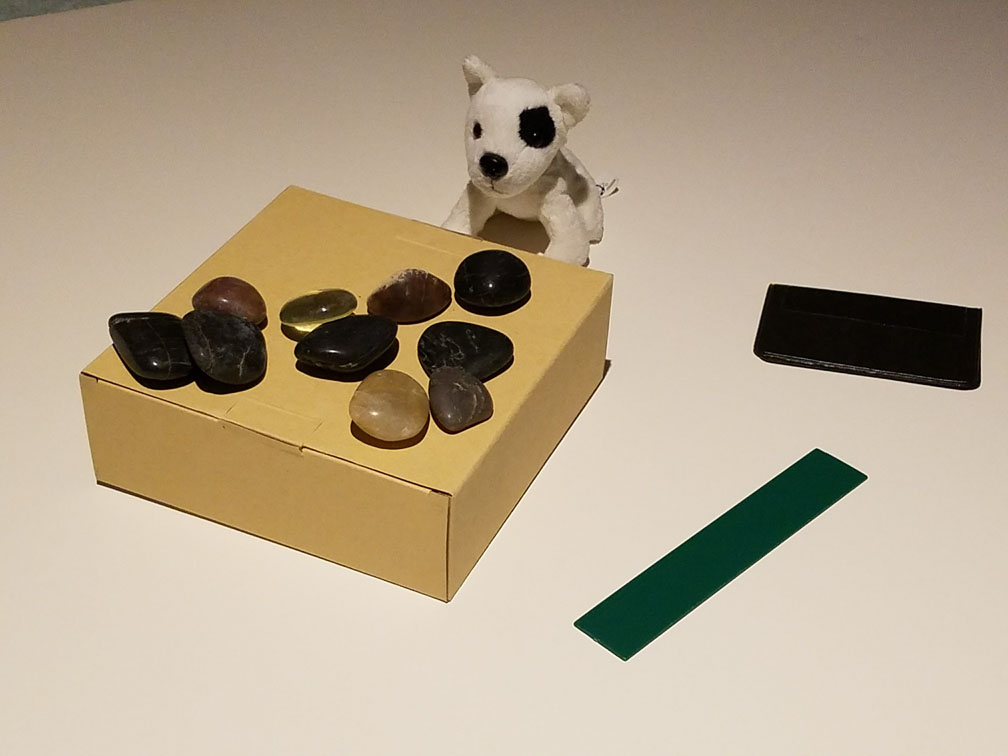
%> input picture sourcepic/TestImage2c.jpg, 1008 x 756 px
$ octave gauss.m   (GNU Octave 9; MATLAB toolbox functions it lacks are replaced by stand-ins)
%> lines starting %> are read from the running program, lines starting %| are printed output that depends on the picture; in (x1, y1, x2, y2) boxes, pixels count from 0 and x2, y2 are one past the last pixel; in counts of white or black regions, pixels touching at a corner belong together; the program's own positions count from 1
%matlab?????????????
clear
close all

img=imread('TestImage2c.jpg');
%> img is the input picture: size 756x1008x3 uint8; mean R, G, B 180.1, 163.9, 139.9
sigma=6;%?????
window=double(uint8(3*sigma)*2+1);%???????3*sigma

H=fspecial('gaussian', window, sigma);%fspecial('gaussian', hsize, sigma)??????
%????????????'replicate'????????????????????????
img_gauss=imfilter(img,H,'replicate');
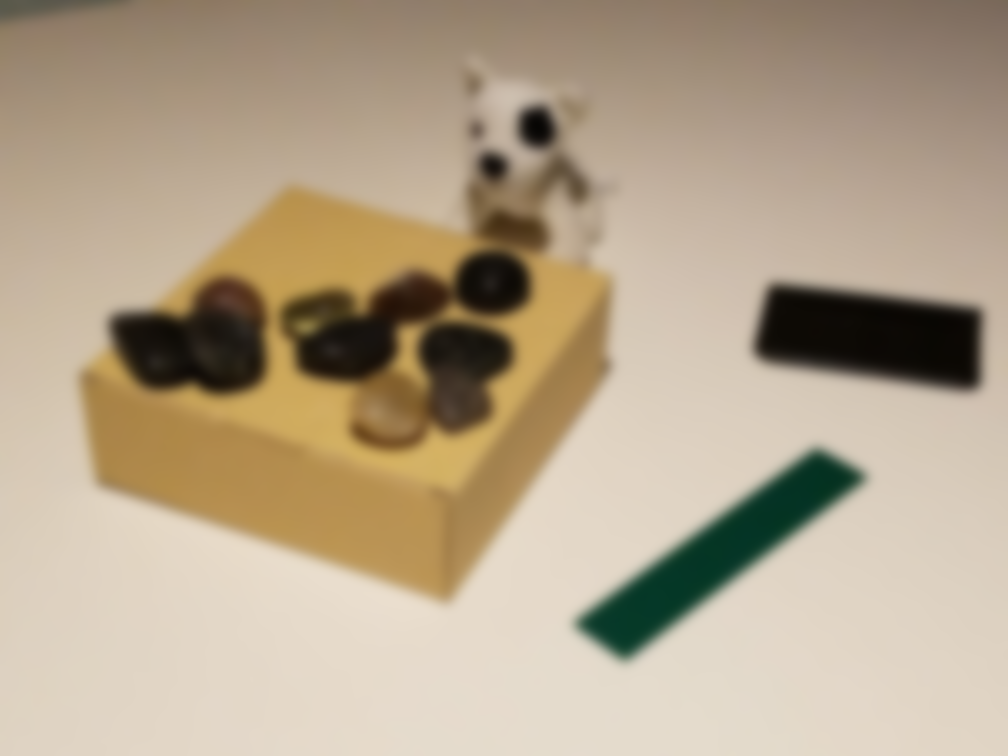
%> img_gauss: size 756x1008x3 uint8; mean R, G, B 180.1, 163.9, 139.9; mean of the top-left, top-right, bottom-left and bottom-right quarters 133.3, 140.9, 181.6, 189.3
img_gauss2=rgb2gray(img_gauss);
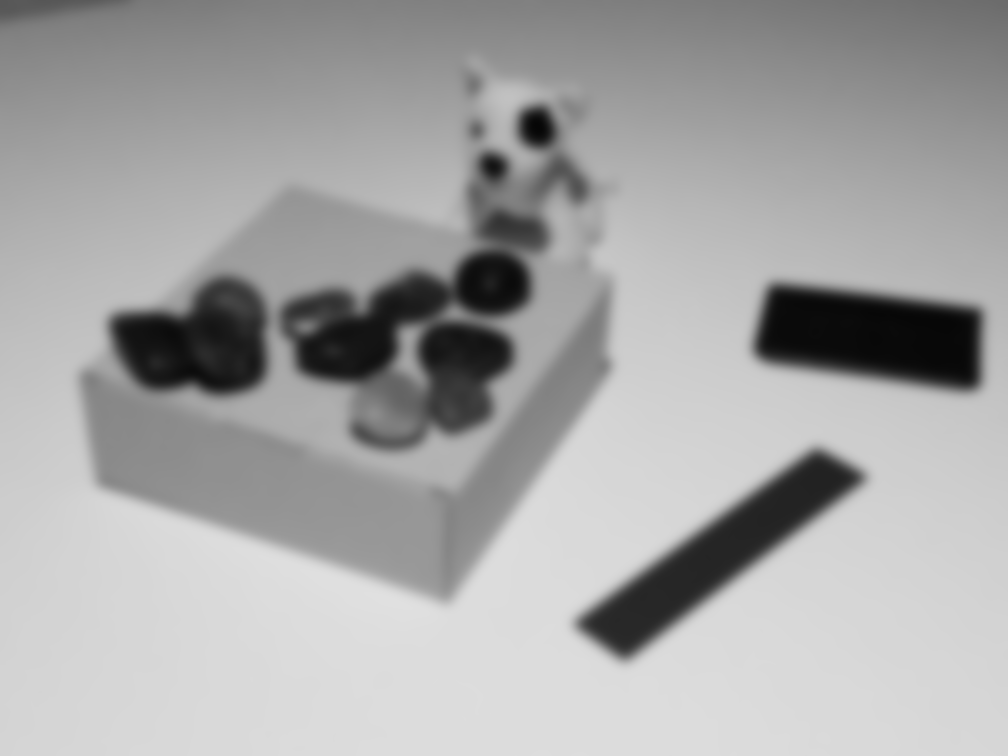
%> img_gauss2: size 756x1008 uint8; min 6, max 224, mean 166
figure
img2=edge(img_gauss2,'Canny',0.1);%2 0.182
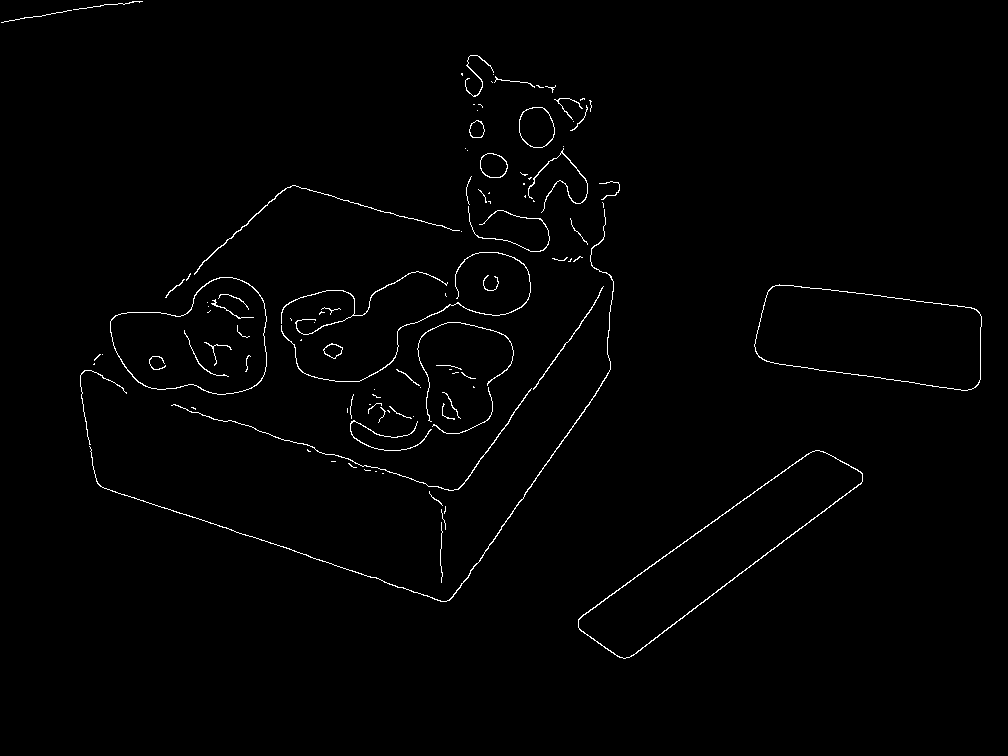
%> img2: size 756x1008 logical; 1.1% white in thin lines or dots, all inside (x1, y1, x2, y2) = (1, 1, 982, 659)

subplot(2,1,1),imshow(img),title('????');
subplot(2,1,2),imshow(img_gauss),title('?????');

figure
imshow(img2);
imwrite(img2,'test2gauss.jpg');

$ run again, with sourcepic/TestImage1c.jpg copied over sourcepic/TestImage2c.jpg
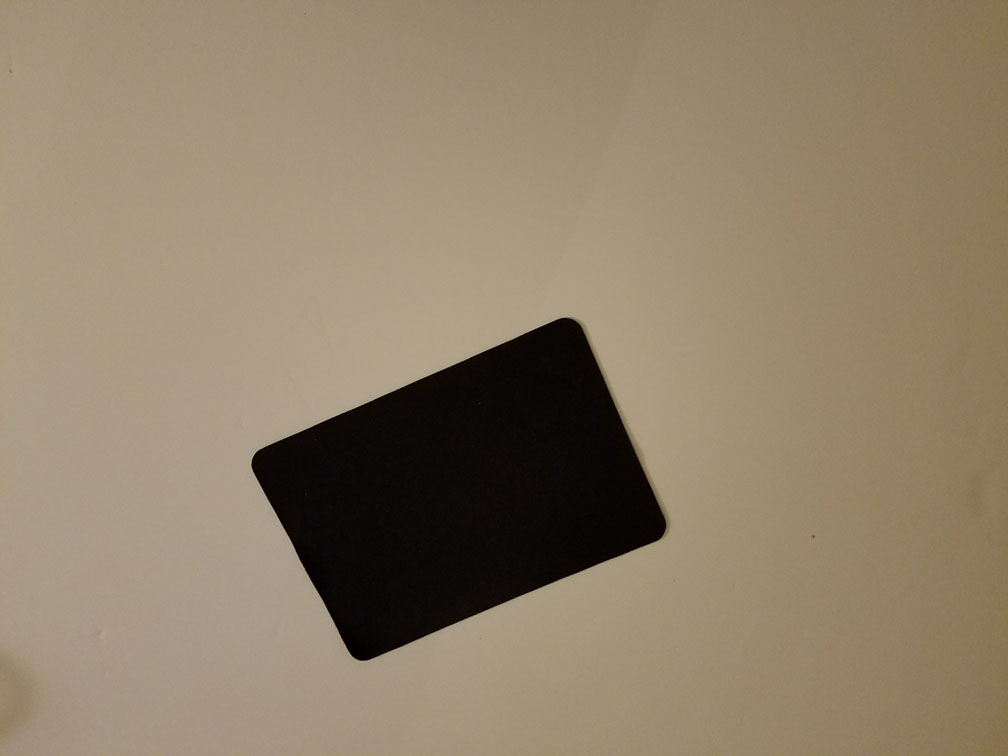
%> input picture sourcepic/TestImage1c.jpg, 1008 x 756 px
%> img is the input picture: size 756x1008x3 uint8; mean R, G, B 143.7, 128, 105.5
%> `img_gauss2=rgb2gray(img_gauss);`:
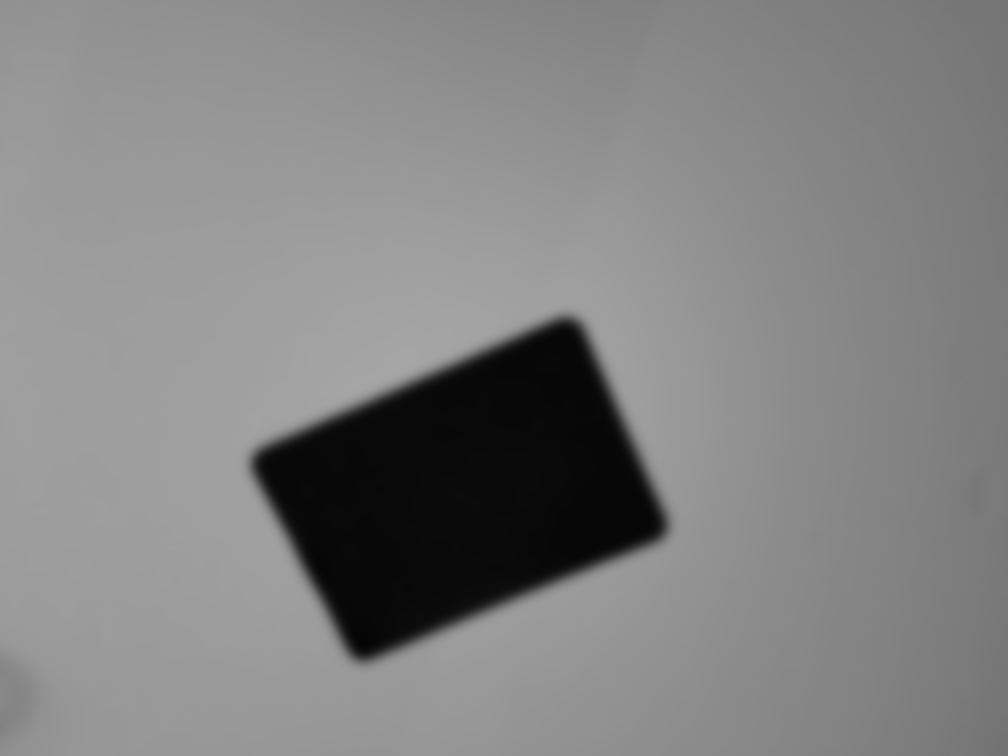
%> img_gauss2: size 756x1008 uint8; min 4, max 165, mean 130.1
%> `img2=edge(img_gauss2,'Canny',0.1);`:
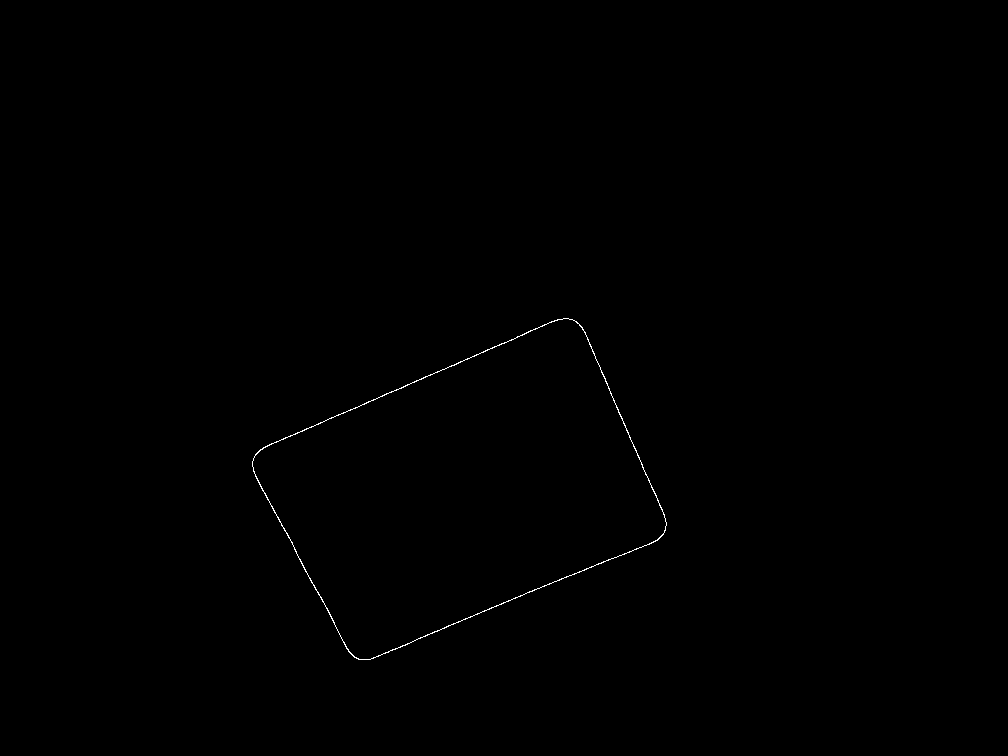
%> img2: size 756x1008 logical; 0.17% white in thin lines or dots, all inside (x1, y1, x2, y2) = (252, 318, 667, 660)

$ run again, with sourcepic/TestImage3.jpg copied over sourcepic/TestImage2c.jpg
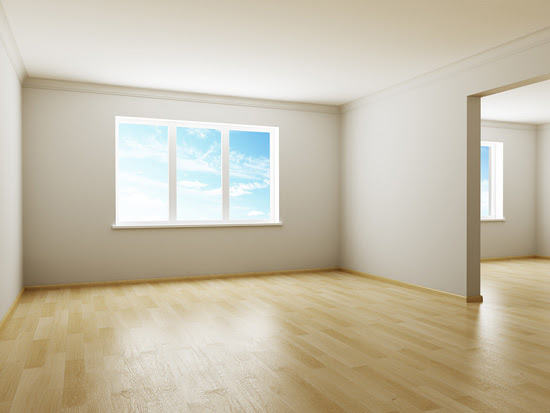
%> input picture sourcepic/TestImage3.jpg, 550 x 413 px
%> img is the input picture: size 413x550x3 uint8; mean R, G, B 197.5, 189.1, 169.3
%> `img_gauss2=rgb2gray(img_gauss);`:
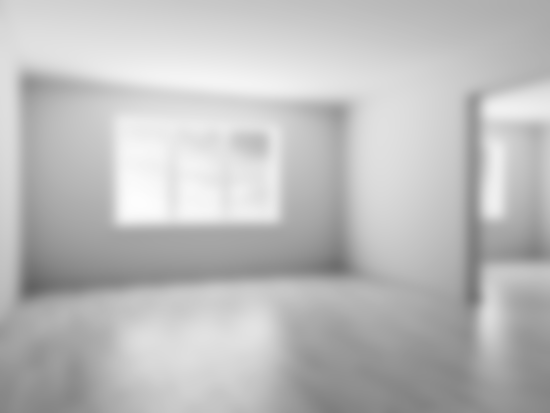
%> img_gauss2: size 413x550 uint8; min 99, max 253, mean 189.3
%> `img2=edge(img_gauss2,'Canny',0.1);`:
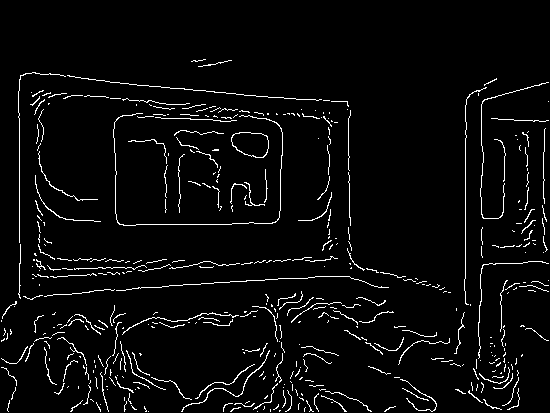
%> img2: size 413x550 logical; 4.1% white in thin lines or dots, all inside (x1, y1, x2, y2) = (1, 59, 549, 412)
